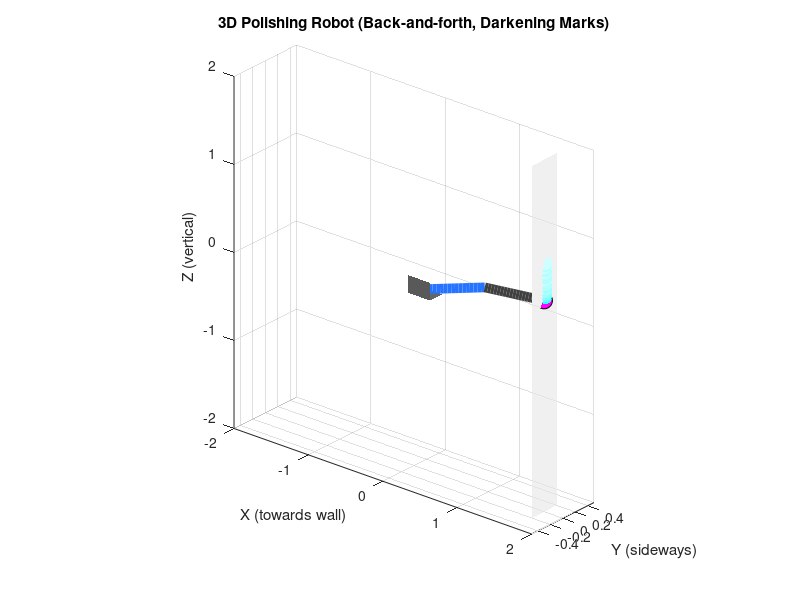

Write the MATLAB code that produced this figure.
% Inverse Dynamics for 2R Manipulator with Cycloidal Trajectory
clc; clear; close all;

% ---- Parameters ----
m1 = 1; m2 = 1;       % masses (kg)
l1 = 1; l2 = 1;       % link lengths (m)
r1 = l1/2; r2 = l2/2; % COM distances (uniform rods)
I1 = (1/12)*m1*l1^2;  % inertia about COM
I2 = (1/12)*m2*l2^2;
g = 9.81;

% ---- Cycloidal trajectory settings ----
theta1I = pi/3;   theta1F = pi/10;   % start around 45 deg
theta2I = -pi/4; theta2F = -pi/14;

timeI = 0; timeF = 2; steps = 200;
T = timeF - timeI;
timeArray = linspace(timeI,timeF,steps);

A1 = (theta1F - theta1I)/T;
A2 = (theta2F - theta2I)/T;

% ---- Storage ----
theta1Array = zeros(steps,1);
theta2Array = zeros(steps,1);
theta1DotArray = zeros(steps,1);
theta2DotArray = zeros(steps,1);
theta1DDotArray = zeros(steps,1);
theta2DDotArray = zeros(steps,1);
tauArray = zeros(steps,2);

% ---- Cycloidal joint trajectories + inverse dynamics ----
for k = 1:steps
    t = timeArray(k);
    delT = t - timeI;

    % Joint 1 cycloidal
    th1   = theta1I + A1*(delT - (T/(2*pi))*sin((2*pi/T)*delT));
    th1d  = A1*(1 - cos((2*pi/T)*delT));
    th1dd = (2*pi*A1/T)*sin((2*pi/T)*delT);

    % Joint 2 cycloidal
    th2   = theta2I + A2*(delT - (T/(2*pi))*sin((2*pi/T)*delT));
    th2d  = A2*(1 - cos((2*pi/T)*delT));
    th2dd = (2*pi*A2/T)*sin((2*pi/T)*delT);

    % ---- Dynamics ----
    % Inertia matrix
    M11 = I1+I2 + m1*r1^2 + m2*(l1^2+r2^2) + 2*m2*l1*r2*cos(th2);
    M12 = I2 + m2*r2^2 + m2*l1*r2*cos(th2);
    M21 = M12;
    M22 = I2 + m2*r2^2;
    M = [M11 M12; M21 M22];

    % Coriolis / Centrifugal
    h  = -m2*l1*r2*sin(th2);
    C1 = h*(2*th1d*th2d + th2d^2);
    C2 = h*(-th1d^2);
    C  = [C1; C2];

    % Gravity
    G1 = (m1*r1 + m2*l1)*g*cos(th1) + m2*r2*g*cos(th1+th2);
    G2 = m2*r2*g*cos(th1+th2);
    G  = [G1; G2];

    % Joint torques
    tau = M*[th1dd; th2dd] + C + G;

    % Store
    theta1Array(k)      = th1;
    theta2Array(k)      = th2;
    theta1DotArray(k)   = th1d;
    theta2DotArray(k)   = th2d;
    theta1DDotArray(k)  = th1dd;
    theta2DDotArray(k)  = th2dd;
    tauArray(k,:)       = tau.';
end

%% ---------- Build back-and-forth trajectory for animation ONLY ----------

% --- SMALL “CONTROLLER-LIKE” ERROR ADDED FOR VISUALS ---
% Make the animation look a LITTLE off compared to ideal inverse dynamics
noise1 = 0.04 * sin(4*pi*timeArray/T);          % ~2–3° oscillation
noise2 = -0.03 * sin(3*pi*timeArray/T + 0.7);   % ~2° oscillation

theta1Vis = theta1Array + noise1;
theta2Vis = theta2Array + noise2;

%% ---------- One-way trajectory for animation ONLY ----------
theta1Anim = theta1Array;    % only forward motion
theta2Anim = theta2Array;
stepsAnim  = length(theta1Anim);


%% ---- 3D Animation: vertical plane, grounded, back-and-forth, darkening marks ----
figure('Color','w'); hold on;

wall_x = 1.75;   % wall position in X
baseZ  = 0;      % ground level (Z=0 is ground)
baseX  = 0;      % base at origin in X

% Wall plane (vertical in X-Z, thickness in Y)
[z_wall, y_wall] = meshgrid(-2:0.1:2, -0.2:0.1:0.2);
x_wall = wall_x * ones(size(z_wall));

% Polishing intensity (for darkening marks)
z_bins = linspace(-2,2,200);
polish_intensity = zeros(size(z_bins));

% 3D axis setup
axis equal;
axis([-2 2 -0.5 0.5 -2 2]);   % [Xmin Xmax Ymin Ymax Zmin Zmax]
xlabel('X (towards wall)');
ylabel('Y (sideways)'); 
zlabel('Z (vertical)');
title('3D Polishing Robot (Back-and-forth, Darkening Marks)');
view(40,25);
grid on;

for k = 1:stepsAnim
    th1 = theta1Anim(k);
    th2 = theta2Anim(k);

    % ---- Forward kinematics in X-Z plane (Y = 0), base at (0,0,0) ----
    x1 = baseX + l1*cos(th1);    y1 = 0;    z1 = baseZ + l1*sin(th1);
    x2 = x1 + l2*cos(th1 + th2);
    z2 = z1 + l2*sin(th1 + th2);
    y2 = 0;

    % ---- Clamp at wall (no bypass) & update polishing intensity ----
    touching = false;
    if x2 > wall_x
        touching = true;
        x2 = wall_x;

        % increase intensity at closest z-bin
        [~, idx] = min(abs(z_bins - z2));
        polish_intensity(idx) = polish_intensity(idx) + 1;
    end

    % ---- Clear and redraw scene ----
    cla;

    % Wall
    surf(x_wall, y_wall, z_wall, ...
         'FaceColor',[0.9 0.9 0.9], ...
         'EdgeColor','none', 'FaceAlpha',0.6);
    hold on;

    % Darkening polishing marks on wall
    for i = 1:length(z_bins)
        if polish_intensity(i) > 0
            c = max(0, 1 - 0.1*polish_intensity(i));  % darker each pass
            plot3(wall_x, 0.02, z_bins(i), '.', ...
                  'Color',[c 1 1], 'MarkerSize', 30);
        end
    end

    % Base block at origin
    % Front face
    patch([baseX baseX baseX+0.3 baseX+0.3], ...
          [-0.1 -0.1 -0.1 -0.1], ...
          [baseZ baseZ+0.2 baseZ+0.2 baseZ], ...
          [0.35 0.35 0.35],'EdgeColor','none');
    % Top plate
    patch([baseX baseX baseX+0.3 baseX+0.3], ...
          [-0.1 0.1 0.1 -0.1], ...
          [baseZ baseZ baseZ baseZ], ...
          [0.4 0.4 0.4],'EdgeColor','none');

    % ---- Smooth link 1 ----
    tL = linspace(0,1,20);
    xL1 = baseX + tL*(x1 - baseX);
    yL1 = zeros(size(tL));
    zL1 = baseZ + tL*(z1 - baseZ);
    plot3(xL1, yL1, zL1, 'LineWidth',7, 'Color',[0.15 0.45 1]);

    % ---- Smooth link 2 ----
    xL2 = x1 + tL*(x2 - x1);
    yL2 = zeros(size(tL));
    zL2 = z1 + tL*(z2 - z1);
    plot3(xL2, yL2, zL2, 'LineWidth',7, 'Color',[0.25 0.25 0.25]);

    % ---- Tool ----
    if touching
        plot3(x2, y2, z2, 'o', 'MarkerSize',12, ...
              'MarkerFaceColor','m','MarkerEdgeColor','k');
    else
        plot3(x2, y2, z2, 'o', 'MarkerSize',12, ...
              'MarkerFaceColor','r','MarkerEdgeColor','k');
    end

    % Axes & view each frame
    axis([-2 2 -0.5 0.5 -2 2]);
    view(40,25);
    grid on;

    drawnow;
end
